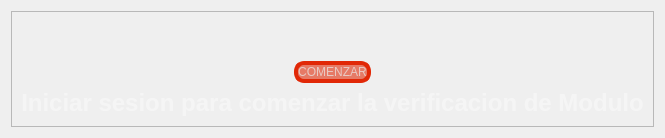
               <widget class="QWidget" name="Home_page">
                <property name="contextMenuPolicy">
                 <enum>Qt::ContextMenuPolicy::DefaultContextMenu</enum>
                </property>
                <property name="autoFillBackground">
                 <bool>false</bool>
                </property>
                <property name="styleSheet">
                 <string notr="true"/>
                </property>
                <layout class="QVBoxLayout" name="verticalLayout_21">
                 <property name="sizeConstraint">
                  <enum>QLayout::SizeConstraint::SetMinAndMaxSize</enum>
                 </property>
                 <item>
                  <layout class="QVBoxLayout" name="verticalLayout_20">
                   <item>
                    <widget class="QFrame" name="Home_frame">
                     <property name="autoFillBackground">
                      <bool>false</bool>
                     </property>
                     <property name="styleSheet">
                      <string notr="true"/>
                     </property>
                     <property name="frameShape">
                      <enum>QFrame::Shape::StyledPanel</enum>
                     </property>
                     <property name="frameShadow">
                      <enum>QFrame::Shadow::Raised</enum>
                     </property>
                     <layout class="QVBoxLayout" name="verticalLayout_23">
                      <item>
                       <layout class="QVBoxLayout" name="verticalLayout_home"/>
                      </item>
                      <item>
                       <spacer name="verticalSpacer_6">
                        <property name="orientation">
                         <enum>Qt::Orientation::Vertical</enum>
                        </property>
                        <property name="sizeHint" stdset="0">
                         <size>
                          <width>20</width>
                          <height>40</height>
                         </size>
                        </property>
                       </spacer>
                      </item>
                      <item>
                       <layout class="QHBoxLayout" name="horizontalLayout_7">
                        <item>
                         <spacer name="horizontalSpacer_5">
                          <property name="orientation">
                           <enum>Qt::Orientation::Horizontal</enum>
                          </property>
                          <property name="sizeType">
                           <enum>QSizePolicy::Policy::Expanding</enum>
                          </property>
                          <property name="sizeHint" stdset="0">
                           <size>
                            <width>40</width>
                            <height>20</height>
                           </size>
                          </property>
                         </spacer>
                        </item>
                        <item>
                         <widget class="QPushButton" name="btn_Start">
                          <property name="styleSheet">
                           <string notr="true">QPushButton{
color: rgba(234, 234, 234,180);
/*background-color: rgba(255, 196, 0,150);*/
background-color: rgba(225, 40, 7, 150);
font: 700 36pt &quot;Segoe UI&quot;;
border-radius: 10px;
border: 4px solid black;
border-color: rgb(225, 40, 7);}

QPushButton:pressed {
	background-color:#e12807;

}</string>
                          </property>
                          <property name="text">
                           <string>COMENZAR</string>
                          </property>
                         </widget>
                        </item>
                        <item>
                         <spacer name="horizontalSpacer_6">
                          <property name="orientation">
                           <enum>Qt::Orientation::Horizontal</enum>
                          </property>
                          <property name="sizeHint" stdset="0">
                           <size>
                            <width>40</width>
                            <height>20</height>
                           </size>
                          </property>
                         </spacer>
                        </item>
                       </layout>
                      </item>
                      <item>
                       <widget class="QLabel" name="lbl_infoCurrentUser">
                        <property name="text">
                         <string>&lt;html&gt;&lt;head/&gt;&lt;body&gt;&lt;p align=&quot;center&quot;&gt;&lt;span style=&quot; font-size:18pt; font-weight:700; color:rgba(255,255,255,100);&quot;&gt;Iniciar sesion para comenzar la verificacion de Modulo&lt;/span&gt;&lt;/p&gt;&lt;/body&gt;&lt;/html&gt;</string>
                        </property>
                       </widget>
                      </item>
                     </layout>
                    </widget>
                   </item>
                  </layout>
                 </item>
                </layout>
               </widget>
